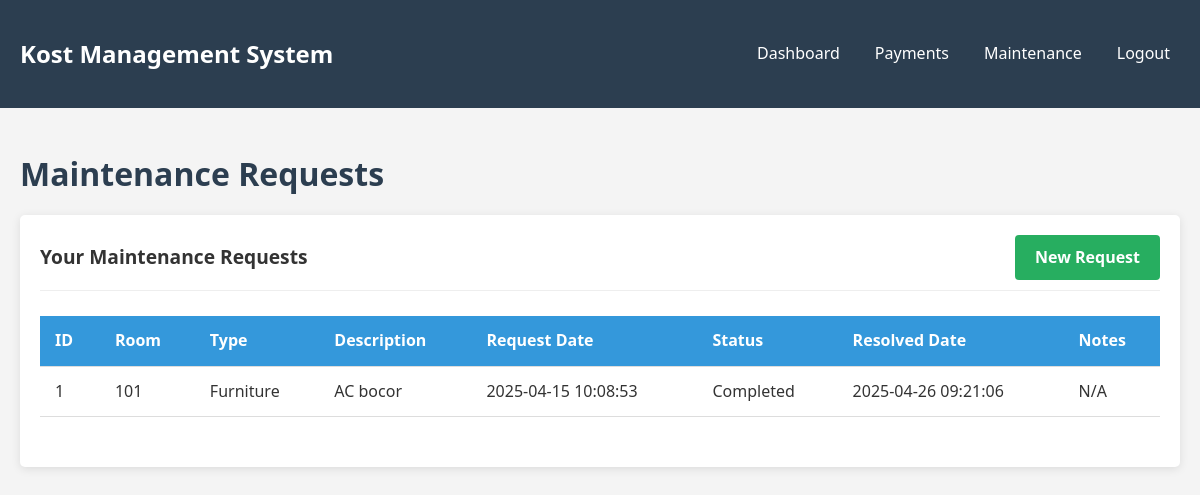
The app's page /resident/maintenance.php (signed in) with its own data.
### tables this page shows
CREATE TABLE `maintenance_requests` (
  `id` int(11) NOT NULL,
  `resident_id` int(11) NOT NULL,
  `room_id` int(11) NOT NULL,
  `request_type` enum('plumbing','electrical','furniture','cleaning','other') NOT NULL,
  `description` text NOT NULL,
  `request_date` timestamp NOT NULL DEFAULT current_timestamp(),
  `status` enum('pending','in_progress','completed','rejected') NOT NULL DEFAULT 'pending',
  `resolved_date` timestamp NULL DEFAULT NULL,
  `notes` text DEFAULT NULL
);

CREATE TABLE `rooms` (
  `id` int(11) NOT NULL,
  `room_number` varchar(10) NOT NULL,
  `floor` int(11) NOT NULL,
  `price` decimal(10,2) NOT NULL,
  `facilities` text DEFAULT NULL,
  `status` enum('available','occupied','maintenance') NOT NULL DEFAULT 'available'
);

### resident/maintenance.php (the view, shortened to what this page needs)
<?php
require_once "../config.php";
$records_per_page = 10;
$page = isset($_GET['page']) && is_numeric($_GET['page']) ? $_GET['page'] : 1;
$offset = ($page - 1) * $records_per_page;
$sql = "SELECT mr.*, r.room_number
        FROM maintenance_requests mr
        JOIN rooms r ON mr.room_id = r.id
        WHERE resident_id = ?
        ORDER BY request_date DESC
        LIMIT ?, ?";
if($stmt = mysqli_prepare($conn, $sql)){
    mysqli_stmt_bind_param($stmt, "iii", $_SESSION["resident_id"], $offset, $records_per_page);
    if(mysqli_stmt_execute($stmt)){
        $maintenance_requests = mysqli_stmt_get_result($stmt);
    } else{
        echo "Oops! Something went wrong. Please try again later.";
    }
}
?>
<!DOCTYPE html>
<html lang="en">
<head>
    <link rel="stylesheet" href="../css/style.css">
</head>
<body>
    <?php include "resident_navbar.php"; ?>
    <div class="container">
        <h1>Maintenance Requests</h1>
        <div class="card">
            <div class="card-header">
                <div style="display: flex; justify-content: space-between; align-items: center;">
                    <span>Your Maintenance Requests</span>
                    <a href="maintenance_new.php" class="btn btn-success">New Request</a>
                </div>
            </div>
            <div class="card-body">
                <?php if(mysqli_num_rows($maintenance_requests) > 0): ?>
                <div class="table-container">
                    <table>
                        <thead>
                            <tr>
                                <th>ID</th>
                                <th>Room</th>
                                <th>Type</th>
                                <th>Description</th>
                                <th>Request Date</th>
                                <th>Status</th>
                                <th>Resolved Date</th>
                                <th>Notes</th>
                            </tr>
                        </thead>
                        <tbody>
                            <?php while($row = mysqli_fetch_array($maintenance_requests)): ?>
                            <tr>
                                <td><?php echo htmlspecialchars($row["id"]); ?></td>
                                <td><?php echo htmlspecialchars($row["room_number"]); ?></td>
                                <td><?php echo ucfirst(htmlspecialchars($row["request_type"])); ?></td>
                                <td><?php echo htmlspecialchars($row["description"]); ?></td>
                                <td><?php echo htmlspecialchars($row["request_date"]); ?></td>
                                <td>
                                    <?php
                                    $status_class = '';
                                    switch($row["status"]) {
                                        case 'completed':
                                            $status_class = 'text-success';
                                            break;
                                    }
                                    echo "<span class='{$status_class}'>" . ucfirst(str_replace('_', ' ', htmlspecialchars($row["status"]))) . "</span>";
                                    ?>
                                </td>
                                <td><?php echo $row["resolved_date"] ? htmlspecialchars($row["resolved_date"]) : "N/A"; ?></td>
                                <td><?php echo $row["notes"] ? htmlspecialchars($row["notes"]) : "N/A"; ?></td>
                            </tr>
                            <?php endwhile; ?>
                        </tbody>
                    </table>
                </div>
                <?php else: ?>
                <p>No maintenance requests found.</p>
                <?php endif; ?>
            </div>
        </div>
    </div>
</body>
</html>

### css/style.css (style rules this page uses)
:root { --primary-color: #3498db; --secondary-color: #2ecc71; --dark-color: #2c3e50; --light-color: #ecf0f1; --danger-color: #e74c3c; --warning-color: #f39c12; --success-color: #27ae60; }
* { box-sizing: border-box; margin: 0; padding: 0; }
body { font-family: 'Segoe UI', Tahoma, Geneva, Verdana, sans-serif; line-height: 1.6; background-color: #f4f4f4; color: #333; }
.container { width: 100%; max-width: 1200px; margin: 0 auto; padding: 20px; }
h1, h2, h3, h4 { margin-bottom: 15px; color: var(--dark-color); }
a { color: var(--primary-color); text-decoration: none; }
.btn { display: inline-block; padding: 10px 20px; background-color: var(--primary-color); color: white; border: none; border-radius: 4px; cursor: pointer; font-size: 16px; transition: background-color 0.3s; }
.btn-success { background-color: var(--success-color); }
.table-container { overflow-x: auto; }
table { width: 100%; border-collapse: collapse; margin-bottom: 20px; }
th, td { padding: 12px 15px; text-align: left; border-bottom: 1px solid #ddd; }
th { background-color: var(--primary-color); color: white; }
.card { background-color: white; border-radius: 5px; box-shadow: 0 2px 10px rgba(0, 0, 0, 0.1); padding: 20px; }
.card-header { font-weight: bold; font-size: 1.2rem; padding-bottom: 10px; border-bottom: 1px solid #eee; margin-bottom: 15px; }
.card-body { padding: 10px 0; }

### records on screen
maintenance_requests: id "1", room.room_number "101", request_type "Furniture", description "AC bocor", request_date "2025-04-15 10:08:53", status "Completed", resolved_date "2025-04-26 09:21:06", notes "N/A"
